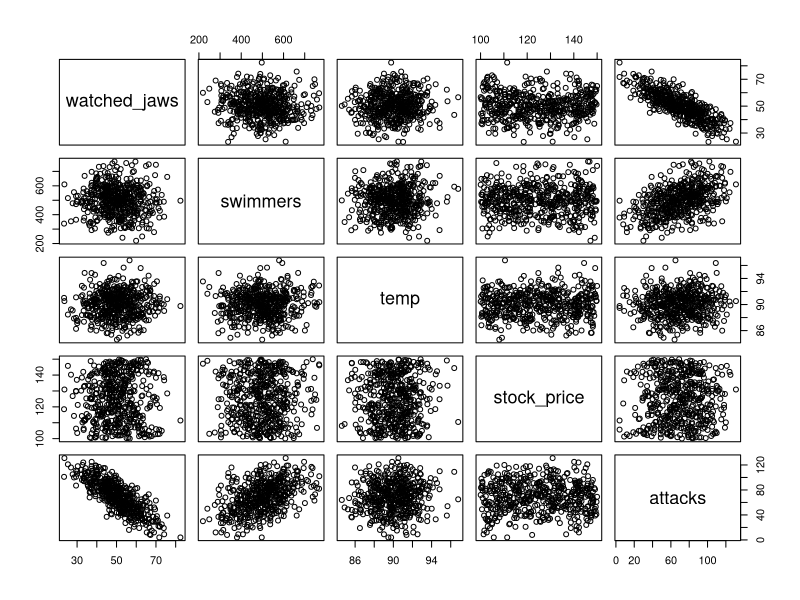
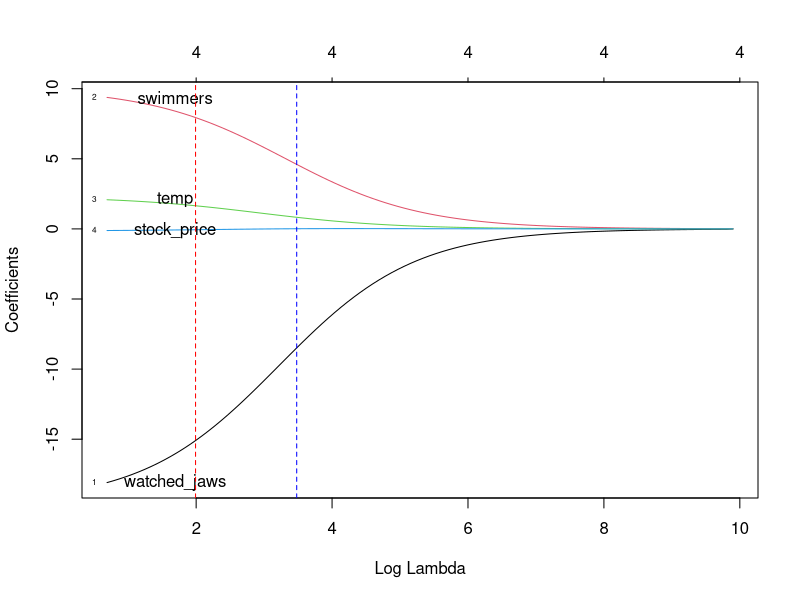
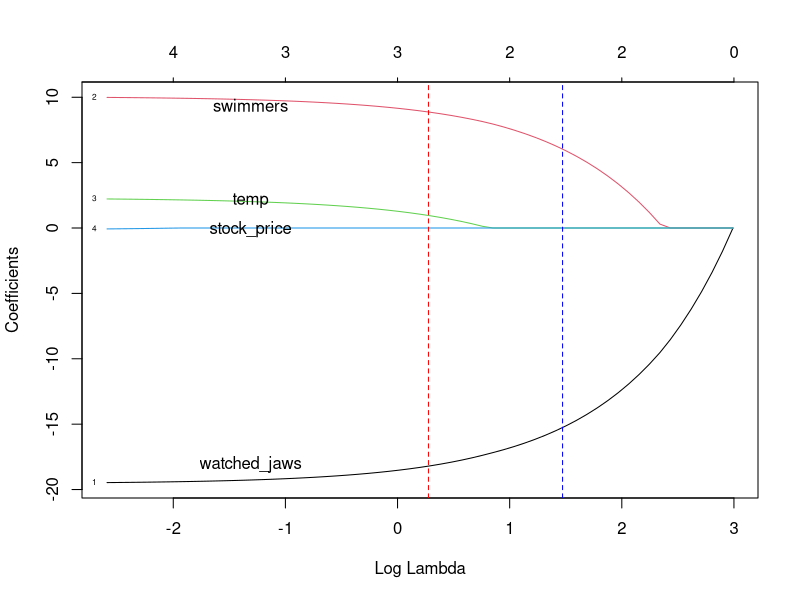
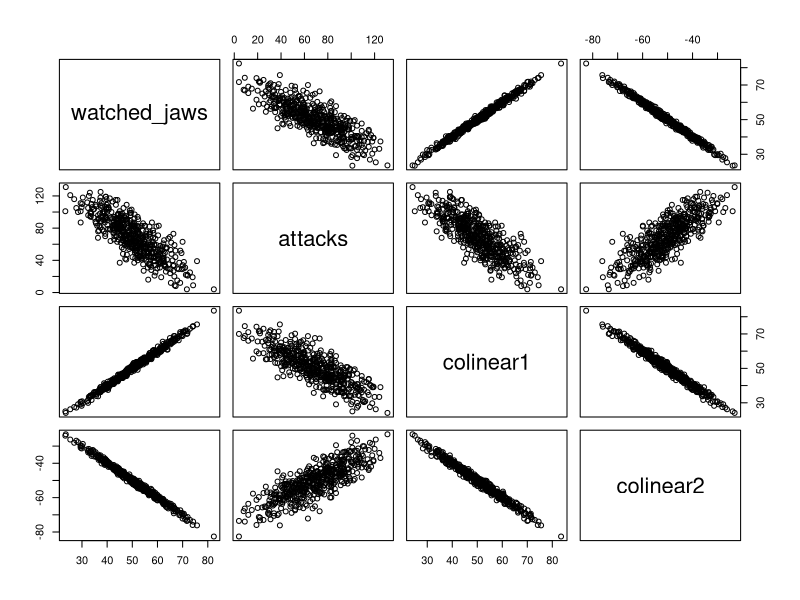
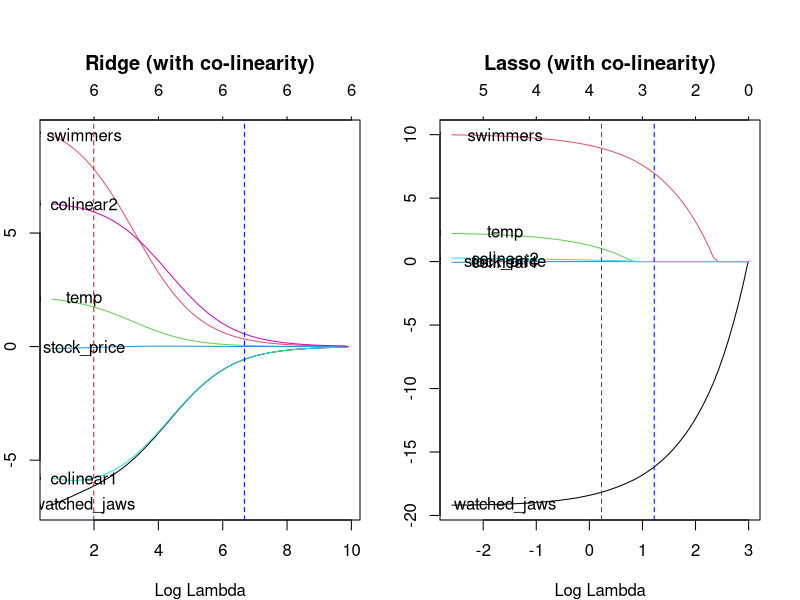

Write R code to recreate these figures, in order.


install.packages('glmnet')

# For reproducible results
set.seed(123)
# Number of observations
num <- 500
dat <- data.frame(watched_jaws = rnorm(n=num, mean=50, sd=10),
                  swimmers = round(rnorm(n=num, mean=500, sd=100)),
                  temp = rnorm(n=num, mean=90, sd=2),
                  stock_price = runif(n=num, min = 100, max=150))
attacks <- round(rnorm(n=num, mean = 30, sd=10)+ # noise
                   -2*dat$watched_jaws+ # 1 fewer attack for 1 percent increase in Jaws movie audience
                   0.1*dat$swimmers+ # 1 more attack for each 10 swimmers on site
                   1*dat$temp+ # 1 more attack for each degrees of increase in temp
                   0*dat$stock_price) # no relationship
dat$attacks <- attacks
plot(dat)

# Regress all the predictor variables onto "attacks" response variable
res <- lm(attacks~., data=dat)
summary(res)

library(glmnet)
## Loading required package: Matrix
## Loaded glmnet 4.0-2
# Prepare glmnet input as matrix of predictors and response var as vector
varmtx <- model.matrix(attacks~.-1, data=dat)
response <- dat$attacks
# alpha=0 means ridge regression. 
ridge <- glmnet(scale(varmtx), response, alpha=0)
# Cross validation to find the optimal lambda penalization
cv.ridge <- cv.glmnet(varmtx, response, alpha=0)
lbs_fun <- function(fit, offset_x=1, ...) {
  L <- length(fit$lambda)
  x <- log(fit$lambda[L])+ offset_x
  y <- fit$beta[, L]
  labs <- names(y)
  text(x, y, labels=labs, ...)
}
plot(ridge, xvar = "lambda", label=T)
lbs_fun(ridge)
abline(v=cv.ridge$lambda.min, col = "red", lty=2)
abline(v=cv.ridge$lambda.1se, col="blue", lty=2)


# alpha=1 means lasso regression. 
lasso <- glmnet(scale(varmtx), response, alpha=1)
# Cross validation to find the optimal lambda penalization
cv.lasso <- cv.glmnet(varmtx, response, alpha=1)
plot(lasso, xvar = "lambda", label=T)
lbs_fun(ridge, offset_x = -2)
abline(v=cv.lasso$lambda.min, col = "red", lty=2)
abline(v=cv.lasso$lambda.1se, col="blue", lty=2)


dat$colinear1 <- dat$watched_jaws + rnorm(n=num, mean=0, sd=1)
dat$colinear2 <- -dat$watched_jaws + rnorm(n=num, mean=0, sd=1)
plot(dat[, colnames(dat) %in% c("watched_jaws", "colinear1", "colinear2", "attacks")])

# Prepare glmnet input as matrix of predictors and response var as vector
varmtx <- model.matrix(attacks~.-1, data=dat)
response <- dat$attacks
# alpha=0 means ridge regression. 
ridge2 <- glmnet(scale(varmtx), response, alpha=0)
# Cross validation to find the optimal lambda penalization
cv.ridge2 <- cv.glmnet(varmtx, response, alpha=0)
# alpha=1 means lasso regression. 
lasso2 <- glmnet(scale(varmtx), response, alpha=1)
# Cross validation to find the optimal lambda penalization
cv.lasso2 <- cv.glmnet(varmtx, response, alpha=1)
par(mfrow=c(1,2))
par(mar=c(4,2,6,2))
plot(ridge2, xvar = "lambda", label=T)
lbs_fun(ridge2, offset_x = 1)
abline(v=cv.ridge2$lambda.min, col = "red", lty=2)
abline(v=cv.ridge2$lambda.1se, col="blue", lty=2)
title("Ridge (with co-linearity)", line=2.5)
plot(lasso2, xvar = "lambda", label=T)
lbs_fun(lasso2, offset_x = 1)
abline(v=cv.lasso2$lambda.min, col = "red", lty=2)
abline(v=cv.lasso2$lambda.1se, col="blue", lty=2)
title("Lasso (with co-linearity)", line=2.5)
